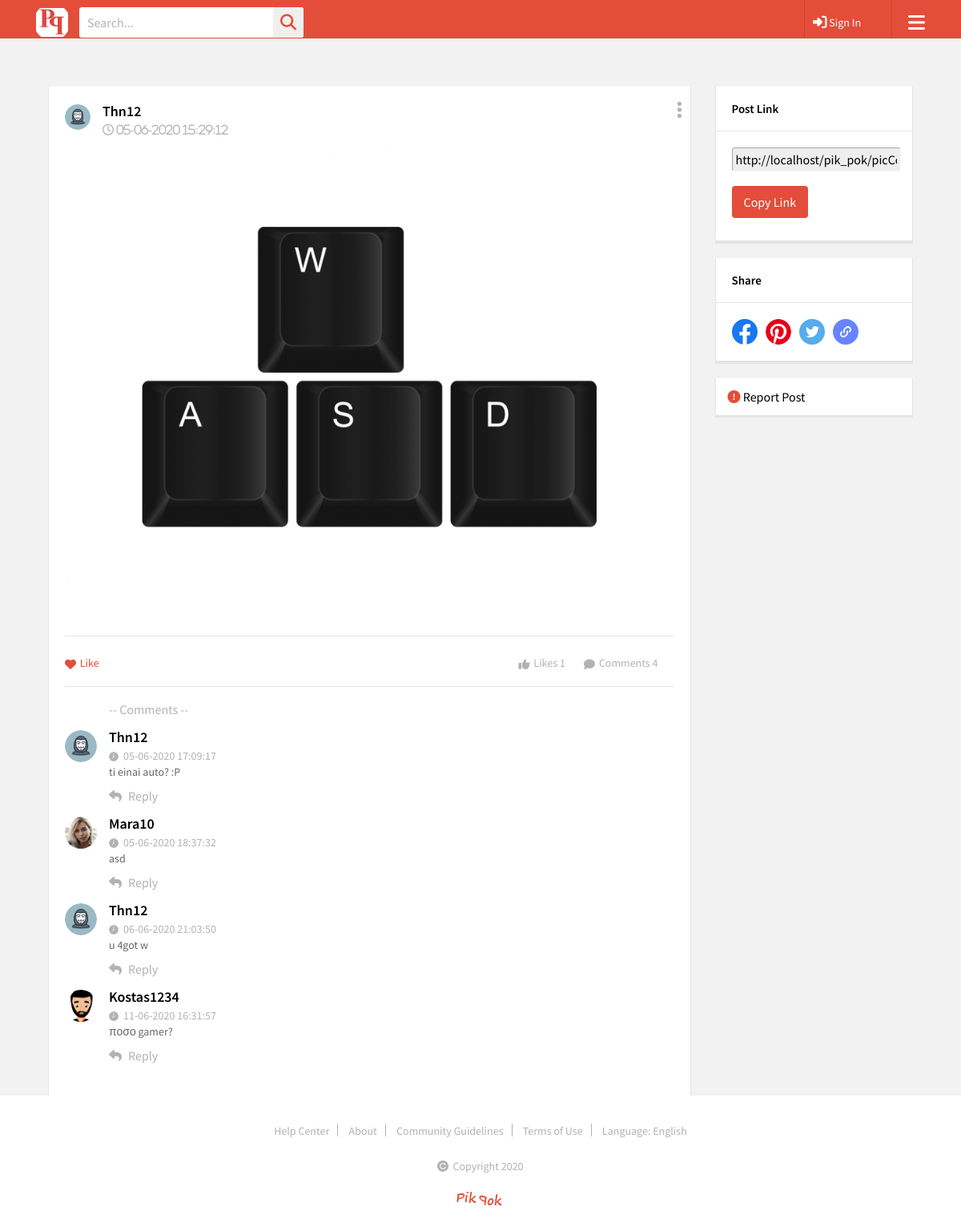
The page /picComments.php?photo_id=7 on the database its author committed.
### tables this page shows
CREATE TABLE `members` (
  `username` varchar(100) NOT NULL,
  `password` mediumtext NOT NULL,
  `fname` varchar(100) NOT NULL,
  `lname` varchar(100) NOT NULL,
  `email` varchar(100) NOT NULL,
  `date_of_registration` date NOT NULL,
  `id` int(30) NOT NULL,
  `sex` tinyint(1) DEFAULT NULL,
  `date_of_birth` date DEFAULT NULL,
  `profile_pic` varchar(100) DEFAULT NULL,
  `picture_path` varchar(100) DEFAULT NULL
);

CREATE TABLE `images` (
  `photo_id` int(11) NOT NULL,
  `photo_name` varchar(100) DEFAULT NULL,
  `photo_likes` bigint(20) DEFAULT NULL,
  `photo_path` varchar(100) DEFAULT NULL,
  `username` varchar(100) DEFAULT NULL,
  `photo_tag` varchar(100) DEFAULT NULL,
  `date_posted` datetime DEFAULT NULL
);

CREATE TABLE `post_comments` (
  `post_comments_id` int(11) NOT NULL,
  `post_id` int(11) DEFAULT NULL,
  `user_id` int(11) DEFAULT NULL,
  `comment_text` text DEFAULT NULL,
  `time_commented` datetime DEFAULT NULL
);

### picComments.php (the view, shortened to what this page needs)
<?php
require('db/db.php');
$photo_id = $_GET['photo_id'];
mysqli_set_charset($con,"utf8");
$query2 = "SELECT photo_name,photo_path,photo_tag FROM images WHERE photo_id = $photo_id";
$result = mysqli_query($con, $query2);
$row2 = mysqli_fetch_array($result);
$count_comments = "SELECT COUNT(post_id) FROM post_comments WHERE post_id = '$photo_id'";
$result_of_count = mysqli_query($con, $count_comments);
$row_after_count = mysqli_fetch_row($result_of_count);
?>
<!DOCTYPE html>
<html>
<head>
	<link rel="stylesheet" type="text/css" href="css/animate.css">
	<link rel="stylesheet" type="text/css" href="css/bootstrap.min.css">
	<link rel="stylesheet" type="text/css" href="css/flatpickr.min.css">
	<link rel="stylesheet" type="text/css" href="lib/slick/slick.css">
	<link rel="stylesheet" type="text/css" href="lib/slick/slick-theme.css">
	<link rel="stylesheet" type="text/css" href="css/style.css">
	<link rel="stylesheet" type="text/css" href="css/responsive.css">
	<link rel="stylesheet" type="text/css" href="css/other-styles.css">
</head>
<body oncontextmenu="return false;">
    <div class="wrapper">
        <header>
			<div class="container">
				<div class="header-data">
					<div class="logo">
						<a href="index.php" title=""><img src="images/logo.png" alt=""></a>
					</div>
					<div class="search-bar">
						<form method="get" action="index.php">
							<input type="text" name="search" placeholder="Search...">
							<button type="submit"><i class="fa fa-search"></i></button>
						</form>
					</div>
					<div class="menu-btn">
						<a href="#" title=""><i class="fa fa-bars"></i></a>
					</div>
			<?php
				if(isset($_SESSION['username'])) {
				$uname = $_SESSION['username'];
				$query_picture = "SELECT picture_path, profile_pic FROM members WHERE username = '$uname'";
				$result_picture = mysqli_query($con, $query_picture);
				$row_picture = mysqli_fetch_array($result_picture);
				$picture_path = $row_picture['picture_path'];
				$picture_name = $row_picture['profile_pic'];
				echo "
					<div class='user-account'>
						<div class='user-info'>
							<img style=\"width:32px; height:32px;\" src=\"".$picture_path.$picture_name."\" alt=\"users photo\"/>
							<a href='profile3.php' title=''>";?>
							<?php if(isset($_SESSION['username']))  echo $_SESSION['username'];
							echo "</a>
							<i class='fa fa-angle-down'></i>
						</div>
						<div class='user-account-settingss'>
							<h3>Online Status</h3>
							<ul class='on-off-status'>
								<li>
									<div class='fgt-sec'>
										<input type='radio' name='cc' id='c5'>
										<label for='c5'>
											<span></span>
										</label>
										<small>Online</small>
									</div>
								</li>
								<li>
									<div class='fgt-sec'>
										<input type='radio' name='cc' id='c6'>
										<label for='c6'>
											<span></span>
										</label>
										<small>Offline</small>
									</div>
								</li>
							</ul>
							<h3>Custom Status</h3>
							<div class='search_form'>
								<form>
									<input type='text' name='search'>
									<button type='submit'>Ok</button>
								</form>
							</div>
							<h3>Setting</h3>
							<ul class='us-links'>
								<li><a href='profile3.php' title=''>My Profile</a></li>
								<li><a href='profile-account-setting.php' title=''>Account Setting</a></li>
								<li><a href='privacy_policy.php' title=''>Privacy</a></li>
								<li><a href='termsofuse.php' title=''>Terms & Conditions</a></li>
							</ul>
							<h3 class='tc'><a href='db/logout.php' title=''>Logout</a></h3>
						</div>
					</div>
					";
				}
					else
						echo "<div class='user-account'>
						<div class='user-info' style='margin-left:auto; margin-right:auto;'>
							<a href='signin.php' title=''> <i class='fa fa-sign-in fa-lg'></i> Sign In</a>
						</div>
					";
			?>
				</div>
			</div>
		</header>
        <main>
            <div class="main-section">
                <div class="container">
                    <div class="main-section-data">
                        <div class="row">
                            <div class="col-xl-9 col-lg-9 col-md-12">
                                <div class="main-ws-sec">
                                    <div class="posts-section">
                                        <div class="post-bar">
                                            <div class="post_topbar">
                                                <div class="usy-dt">
													<?php
													$query = "SELECT * FROM images WHERE photo_id = $photo_id";
													$result = mysqli_query($con, $query);
													$row = mysqli_fetch_array($result);
													$username = $row['username'];
													$query3 = "SELECT username, picture_path, profile_pic FROM members WHERE username = '$username'";
													$result3 = mysqli_query($con, $query3);
													$row3 = mysqli_fetch_array($result3);
													$user_of_post = $row['username'];
													$post_user_picture_path = $row3['picture_path'];
													$post_user_picture_name = $row3['profile_pic'];
													echo "
                                                  	<img style=\"width:32px; height:32px;\" src=\"".$post_user_picture_path.$post_user_picture_name."\" alt=\"users photo\"/> ";?>
                                                    <div class="usy-name">
                                                        <h3><?php echo $user_of_post.'</h3>
														<span><i class="fa fa-clock-o" aria-hidden="true"> '.date("d-m-Y H:i:s", strtotime($row['date_posted'])).'</i></span>'; ?>
                                                    </div>
                                                </div>
                                                <div class="ed-opts">
                                                    <a href="#" title="" class="ed-opts-open"><i class="fa fa-ellipsis-v"></i></a>
                                                </div>
                                            </div>
                                            <div class="pt-3 job_descp accountnone">
                                                <img src="<?php echo $row2['photo_path'].$row2['photo_name'];?>" class="job-dt"></img>
                                            </div>
                                            <form id="likes-form" class="likes-form" name="likes-form" >
                                            <div class="job-status-bar btm-line">
                                               <ul class="like-com">
													<li>
														<button class="like-submit-btn"><a id="like-submit" class="com-page-likes"><i class="fa fa-heart"></i> Like</a></button>
													</li>
												</ul>
												<ul style= "float:right;" class="like-com">
													<li><a id="likes-link-red" style="color:#b2b2b2;" class="likes-link-red"><i class="fa fa-thumbs-up"></i> Likes <?php echo $row['photo_likes']; ?></a></li>
													<li><a style="color:#b2b2b2;" class=""><i class="fa fa-comment"></i> Comments <?php echo $row_after_count[0]; ?></a></li>
												</ul>
                                            </div>
                                        	</form>
											<div class="comment-area">
												<div class="reply-area">
												   <p><br></p>
												   <span style="cursor:default;" >-- Comments --<br></span>
												   <br>
												</div>
											</div>
											<?php
											$query = "SELECT * FROM post_comments WHERE post_id = $photo_id";
											$result = mysqli_query($con, $query);
											while ($row = mysqli_fetch_array($result)) {
											$user_id = $row['user_id'];
											$query3 = "SELECT username, picture_path, profile_pic FROM members WHERE id = '$user_id'";
											$result3 = mysqli_query($con, $query3);
											$row3 = mysqli_fetch_array($result3);
											echo '
                                            <div class="comment-area">
                                                <div class="post_topbar">
                                                    <div class="usy-dt">
                                                        <img style="width:40px; height:40px;" src="'.$row3['picture_path'].$row3['profile_pic'].'" alt="users photo"/>
                                                        <div class="usy-name">
                                                            <h3>'.$row3['username'].'</h3>
                                                            <span><img src="images/clock.png" alt="">'.date("d-m-Y H:i:s", strtotime($row['time_commented'])).'</span>
                                                        </div>
                                                    </div>
                                                </div>
                                                <div class="reply-area">
                                                    <p class="myp">'.$row['comment_text'];
                                                    echo'</p>
                                                    <span><i class="fa fa-mail-reply"></i>Reply</span>
                                                </div>
                                            </div>
                                        	<br>
											';
											}
											?>
                                            <div class="postcomment">
                                                <div class="row">
                                                    <div class="col-md-2">
                                                    </div>
                                                    <div class="col-md-8">
                                                        <form class='aform'>
                                                            <div class="form-group">
                                                            </div>
                                                        </form>
                                                    </div>
                                                    <div class="col-md-2">
                                                        <a style="cursor:pointer;" id="send-comment"  class="send-comment text-white">Send</a>
                                                    </div>
                                                </div>
                                            </div>
                                        </div>
                                    </div>
                                </div>
                            </div>
                            <div class="col-xl-3 col-lg-3 col-md-12">
                                <div class="right-sidebar">
                                    <div class="widget widget-jobs">
                                        <div class="sd-title">
                                            <h3>Post Link</h3>
                                        </div>
                                        <div class="sd-title copylink">
                                            <input type="text" id="postLink" value="http://localhost/pik_pok/picComments.php?photo_id=<?php echo $photo_id;?>" readonly></input>
                                            <span><a onclick="CopyText()">Copy Link</a></span>
                                        </div>
                                    </div>
                                    <div class="widget widget-jobs">
                                        <div class="sd-title">
                                            <h3>Share</h3>
                                        </div>
                                        <div class="sd-title copylink">
                                            <ul>
                                            	<li>
                                                <img style="cursor:pointer;" src="images/social3.svg" alt="image" onclick="window.open('https://www.facebook.com/')"></li>
                                                <li>
                                                <img style="cursor:pointer;" src="images/social5.svg" alt="image"  onclick="window.open('https://www.pinterest.com/')"></li>
                                                <li>
                                                <img style="cursor:pointer;" src="images/social1.svg" alt="image"  onclick="window.open('https://www.twitter.com/')"></li>
                                                <li>
                                                <img style="cursor:pointer;" src="images/social2.svg" alt="image"  onclick="CopyText()">
                                                </li>
                                            </ul>
                                        </div>
                                    </div>
                                     <div class="widget widget-projectid">
                                        <a style="color:black; font-size:16px;" href="contact.php"><i style="color:#e44d3a;" class="fa fa-exclamation-circle" aria-hidden="true"></i> Report Post</a>
                                    </div>
                                </div>
                            </div>
                        </div>
                    </div>
                </div>
            </div>
        </main>
        <footer class="fixed-bottom">
			<div class="footy-sec mn no-margin">
				<div class="container">
					<ul>
						<li><a href="help_center.php" title="">Help Center</a></li>
						<li><a href="about.php" title="">About</a></li>
						<li><a href="community_guidelines.php" title="">Community Guidelines</a></li>
						<li><a href="termsofuse.php" title="">Terms of Use</a></li>
						<li><a href="#" title="">Language: English</a></li>
					</ul>
					<p><img src="images/copy-icon2.png" alt="">Copyright <script type="text/javascript">document.write(new Date().getFullYear());</script></p>
					<img class="fl-rgt" src="images/logo2.png" alt="">
				</div>
			</div>
        </footer>
        </div>
</body>
</html>

### css/responsive.css (style rules this page uses)
@media (max-width: 1200px) { .menu-btn { display: block; } }
@media (max-width: 1200px) { .sd-title h3 { font-size: 15px; } }
@media (max-width: 1200px) { .footy-sec ul { width: 100%;text-align: center; } }
@media (max-width: 1200px) { .fl-rgt { float: none;margin-top: 0;padding-bottom: 20px;width: auto;padding-right: 0; } }
@media (max-width: 1200px) { .footy-sec.mn p { margin-top: 0;padding-bottom: 20px; } }
@media (max-width: 1200px) { .footy-sec.mn ul { padding: 30px 0 25px 0; } }
@media (max-width: 1200px) { .footy-sec p { width: 100%;text-align: center;margin-top: 15px; } }
@media (max-width: 1200px) { .footy-sec p img { float: none;top: 2px; } }
@media (max-width: 1200px) { .footy-sec { text-align: center; } }

### css/other-styles.css (style rules this page uses)
.com-page-likes { color:#e44d3a!important; }
.like-submit-btn { border:none!important; background:white!important; }

### rows shown on the page
members: picture_path+profile_pic (placeholder picture)
images: username "Thn12", date_posted "05-06-2020 15:29:12", photo_path+photo_name (picture), photo_likes "1"
post_comments: user.profile_pic (placeholder picture), user.username "Thn12", time_commented "05-06-2020 17:09:17", comment_text "ti einai auto? :P"
post_comments: user.profile_pic (picture), user.username "Mara10", time_commented "05-06-2020 18:37:32", comment_text "asd"
post_comments: user.profile_pic (placeholder picture), user.username "Thn12", time_commented "06-06-2020 21:03:50", comment_text "u 4got w"
post_comments: user.profile_pic (picture), user.username "Kostas1234", time_commented "11-06-2020 16:31:57", comment_text "ποσο gamer?"

### other values the page prints
$row_after_count[0] "4"
